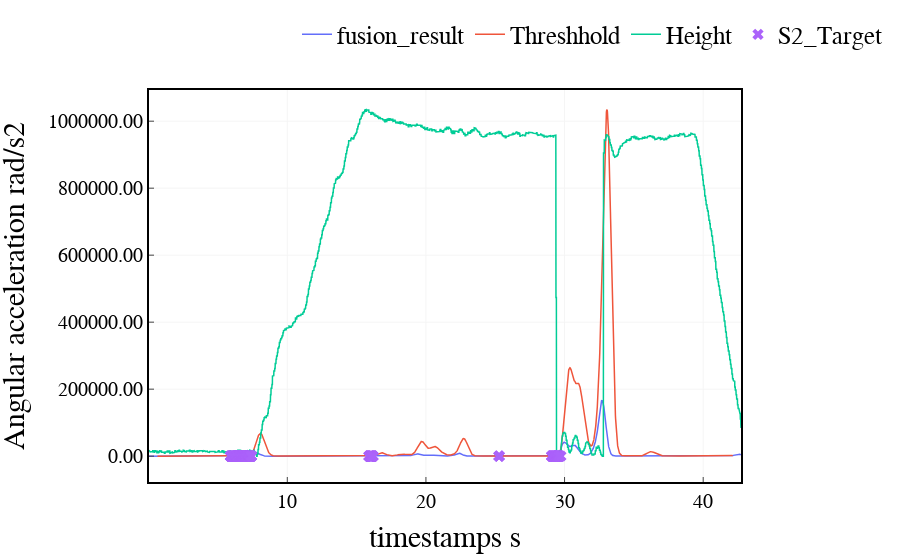

Notebook cell for this chart:
### Code cell
fig = go.Figure()
fig.add_trace(go.Scatter(x=imu_data[:,-2],y=np.abs(fusion_result),
                    mode='lines',
                    line=dict(width=1.5),
                    name='fusion_result'))
fig.add_trace(go.Scatter(x=imu_data[index.astype(int),-2], y=(CFAR_Threshold),
                    mode='lines',
                    line=dict(width=1.5),
                    name='Threshhold'))

fig.add_trace(go.Scatter(x=imu_data[:,-2],y=imu_data[:,-1]*(max(CFAR_Threshold)/max(imu_data[:,-1])),
                    mode='lines',
                    line=dict(width=1.5),
                    name='Height'))

fig.add_trace(go.Scatter(x=imu_data[target_idx.astype(int),-2], y=fusion_result[np.array(target_idx)-int(N/2+pro_N/2)-1],
                    mode='markers',
                    marker=dict(symbol='x', size=10),
                    # line=dict(width=0.01),
                    name='S2_Target'))

fig.update_layout(xaxis_title='timestamps s',
                        yaxis_title='Angular acceleration rad/s2',
                        font=dict(size=25, family='Arial', color='rgb(0, 0, 0)'),
                        margin={'l': 15, 'r': 15, 't': 15, 'b': 15},
                        # width=1000, height=400,
                        legend=dict(
                            yanchor="top",
                            y=1.2,
                            xanchor="left",
                            x = 0.25,
                            font=dict(
                                family='Arial',
                                size=25,
                                color='rgb(0, 0, 0)',
                            ),
                            orientation="h",
                        ),
                        plot_bgcolor='rgb(255,255,255)',
                        xaxis=dict(
                            showline=True,
                            linecolor='rgb(0, 0, 0)',
                            linewidth=2,
                            ticks='inside',
                            tickfont=dict(
                                family='Arial',
                                size=20,
                                color='rgb(0, 0, 0)',
                            ),
                            tick0 = 150,
                            # dtick = 500,
                            gridcolor='rgb(245, 245, 245)',
                            mirror=True
                        ),
                        yaxis=dict(
                            # range = [0, 1],
                            showline=True,
                            linecolor='rgb(0, 0, 0)',
                            linewidth=2,
                            ticks='inside',
                            tickfont=dict(
                                family='Arial',
                                size=20,
                                color='rgb(0, 0, 0)',
                            ),
                            tickformat='.2f',   # y轴刻度分辨率
                            gridcolor='rgb(245, 245, 245)',
                            mirror=True
                        ),
        )

fig.show()

### Figure 1 — Plotly figure (JSON) as saved in the notebook; plotly's stock layout.template omitted (floating-point values rounded to 4 significant figures; data arrays with more than 128 entries replaced by an {"elided": "..."} marker saying what was removed)
{"data": [{"line": {"width": 1.5}, "mode": "lines", "name": "fusion_result", "type": "scatter", "x": {"elided": "4272 float values"}, "y": {"elided": "4273 float values"}}, {"line": {"width": 1.5}, "mode": "lines", "name": "Threshhold", "type": "scatter", "x": {"elided": "4152 float values"}, "y": {"elided": "4152 float values"}}, {"line": {"width": 1.5}, "mode": "lines", "name": "Height", "type": "scatter", "x": {"elided": "4272 float values"}, "y": {"elided": "4272 float values"}}, {"marker": {"size": 10, "symbol": "x"}, "mode": "markers", "name": "S2_Target", "type": "scatter", "x": {"elided": "250 float values"}, "y": {"elided": "250 float values"}}], "layout": {"font": {"color": "rgb(0, 0, 0)", "family": "Arial", "size": 25}, "legend": {"font": {"color": "rgb(0, 0, 0)", "family": "Arial", "size": 25}, "orientation": "h", "x": 0.25, "xanchor": "left", "y": 1.2, "yanchor": "top"}, "margin": {"b": 15, "l": 15, "r": 15, "t": 15}, "plot_bgcolor": "rgb(255,255,255)", "xaxis": {"gridcolor": "rgb(245, 245, 245)", "linecolor": "rgb(0, 0, 0)", "linewidth": 2, "mirror": true, "showline": true, "tick0": 150, "tickfont": {"color": "rgb(0, 0, 0)", "family": "Arial", "size": 20}, "ticks": "inside", "title": {"text": "timestamps s"}}, "yaxis": {"gridcolor": "rgb(245, 245, 245)", "linecolor": "rgb(0, 0, 0)", "linewidth": 2, "mirror": true, "showline": true, "tickfont": {"color": "rgb(0, 0, 0)", "family": "Arial", "size": 20}, "tickformat": ".2f", "ticks": "inside", "title": {"text": "Angular acceleration rad/s2"}}}}
